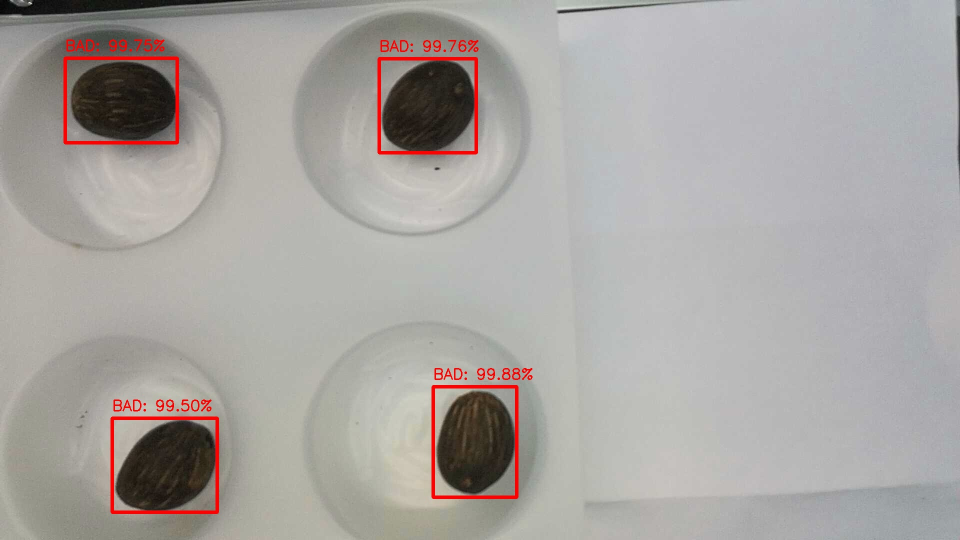
#> input picture PI_SEGP/bbox_141_0.jpg, 1920 x 1080 px (shown at 1/2 size)
$ python -i preprocess.py   (imports and definitions only)
#> lines starting #> are read from the running program, lines starting #| are printed output that depends on the picture; after the words box and inside, x2 and y2 are one past the last pixel; in counts of white or black regions, pixels touching at a corner belong together
'''
# This file is provided by our supervisor, Dr Iman Yi Liao.
'''

import cv2
import numpy as np
from utils.const import *
from utils.seed_io import display_resized_image


# [32 lines left out: functions get_mask_withRGB, pre_process2, not called in this run]


def get_mask(image, filename=None):
    """
    Function for image pre-processing
    Parameters:
        path : str, Image path.
        display : bool, default=False, Display seed mask.

    Returns:
        seed_mask : ndarray, Seed mask for image segmentation.
    """
    kernel15 = cv2.getStructuringElement(cv2.MORPH_RECT, (15, 15))
    #kernel21 = cv2.getStructuringElement(cv2.MORPH_RECT, (21, 21))

    # Convert image to HSV
    image_hsv = cv2.cvtColor(image, cv2.COLOR_RGB2HSV)
#> image_hsv: shape (1080, 1920, 3); mean H, S, V 44.2, 17, 170.3

    # Get seed part 1
    # Otsu's thresholding on saturation channel
    _, seed_part_1_otsu = cv2.threshold(image_hsv[:,:,1], 0, 255, cv2.THRESH_BINARY + cv2.THRESH_OTSU)
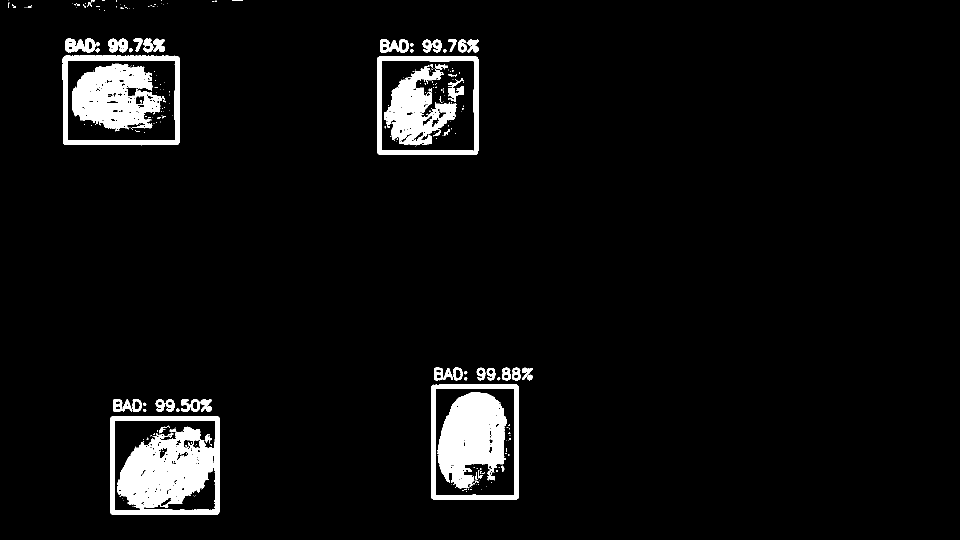
#> seed_part_1_otsu: shape (1080, 1920) (shown at 1/2 size); 5.1% white; 279 white regions (215 under 20 px), largest, box (x1, y1, x2, y2) and area: (234, 853, 428, 1018) 20055, (875, 784, 1014, 977) 18498, (144, 127, 323, 263) 15717

    # Morphological closing to get main seed parts
    seed_part_1_closing = cv2.morphologyEx(seed_part_1_otsu, cv2.MORPH_CLOSE, kernel15)
#> seed_part_1_closing: shape (1080, 1920); 7% white; 16 white regions (5 under 20 px), largest, box (x1, y1, x2, y2) and area: (220, 798, 439, 1029) 38920, (862, 735, 1066, 999) 36165, (125, 77, 359, 291) 35458

    # Get seed part 2
    # Morphological dilation on value channel
    seed_part_2_dilated = cv2.dilate(image_hsv[:,:,2], kernel15)
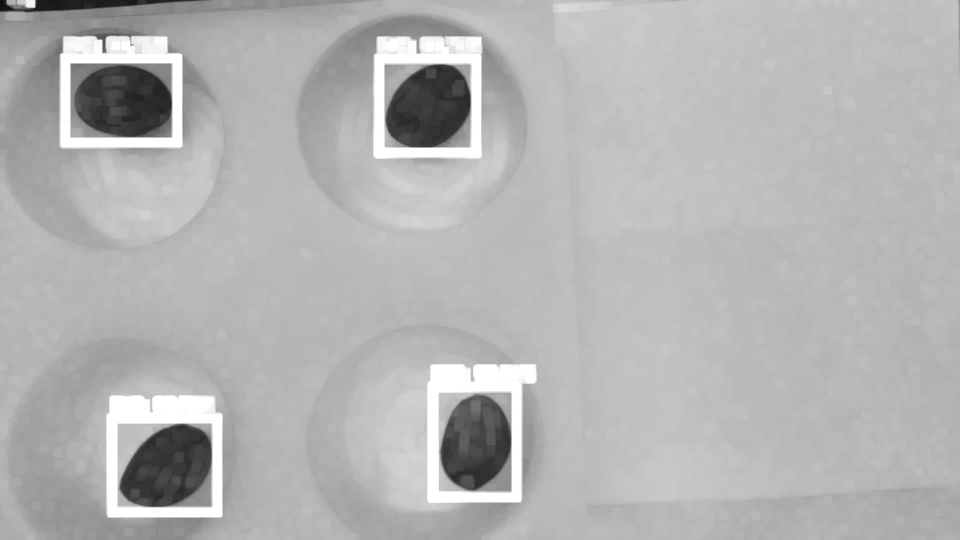
#> seed_part_2_dilated: shape (1080, 1920) (shown at 1/2 size); min 13, max 255, mean 179.7

    # Gaussian blur to smoothen image
    seed_part_2_gaussian = cv2.GaussianBlur(seed_part_2_dilated, (15, 15), 0)

    # Compute difference to get edges
    seed_part_2_diff = cv2.absdiff(image_hsv[:,:,2], seed_part_2_gaussian)
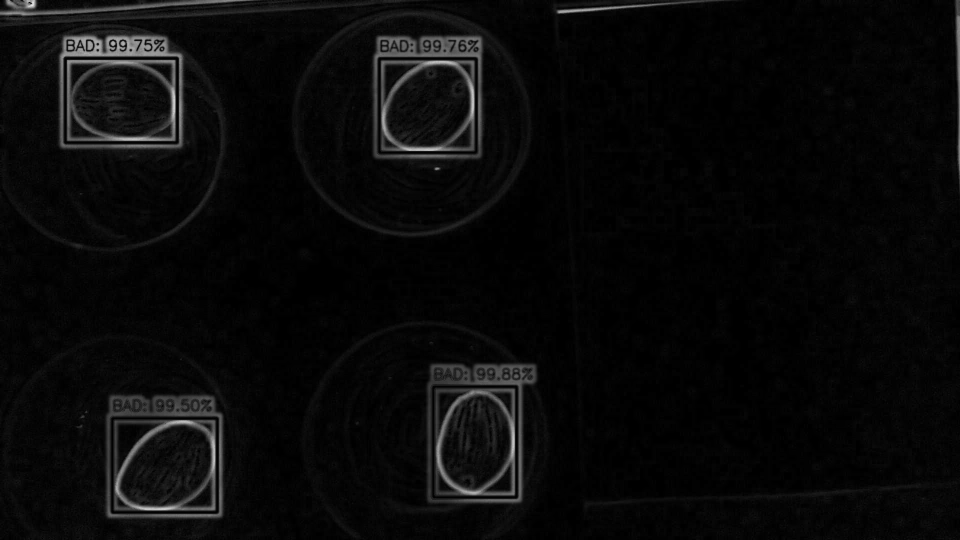
#> seed_part_2_diff: shape (1080, 1920) (shown at 1/2 size); min 0, max 234, mean 9.4

    # Otsu's thresholding to get clear edges
    _, seed_part_2_otsu = cv2.threshold(seed_part_2_diff, 0, 255, cv2.THRESH_BINARY + cv2.THRESH_OTSU)
#> seed_part_2_otsu: shape (1080, 1920); 4.6% white; 154 white regions (128 under 20 px), largest, box (x1, y1, x2, y2) and area: (118, 68, 368, 298) 13368, (747, 71, 965, 318) 11759, (212, 791, 446, 1036) 10314

    # Get seed part 3
    # Canny edge detection
    seed_part_3_canny = cv2.Canny(image_hsv[:,:,1], 100, 200)
#> seed_part_3_canny: shape (1080, 1920); 0.84% white in thin lines or dots, all inside (x1, y1, x2, y2) = (14, 0, 1066, 1029)

    # Morphological closing to get main seed parts
    seed_part_3_closing = cv2.morphologyEx(seed_part_3_canny, cv2.MORPH_CLOSE, kernel15)
#> seed_part_3_closing: shape (1080, 1920); 4.2% white; 24 white regions (4 under 20 px), largest, box (x1, y1, x2, y2) and area: (126, 77, 359, 290) 26219, (220, 798, 439, 1029) 21942, (862, 735, 1066, 999) 18522

    # Combine seed parts
    seed_combined = np.clip(seed_part_1_otsu + seed_part_1_closing + seed_part_2_otsu + seed_part_3_closing, 0, 255)

    # Morphological closing to get main seed parts
    seed_closing = cv2.morphologyEx(seed_combined, cv2.MORPH_CLOSE, kernel15)
    #seed_closing = seed_combined

    # Fill holes from point (0, 0)
    mask_fill_holes = np.zeros((seed_closing.shape[0] + 2, seed_closing.shape[1] + 2), np.uint8)
    seed_fill = seed_closing.copy()
    cv2.floodFill(seed_fill, mask_fill_holes, (0, 0), 255)
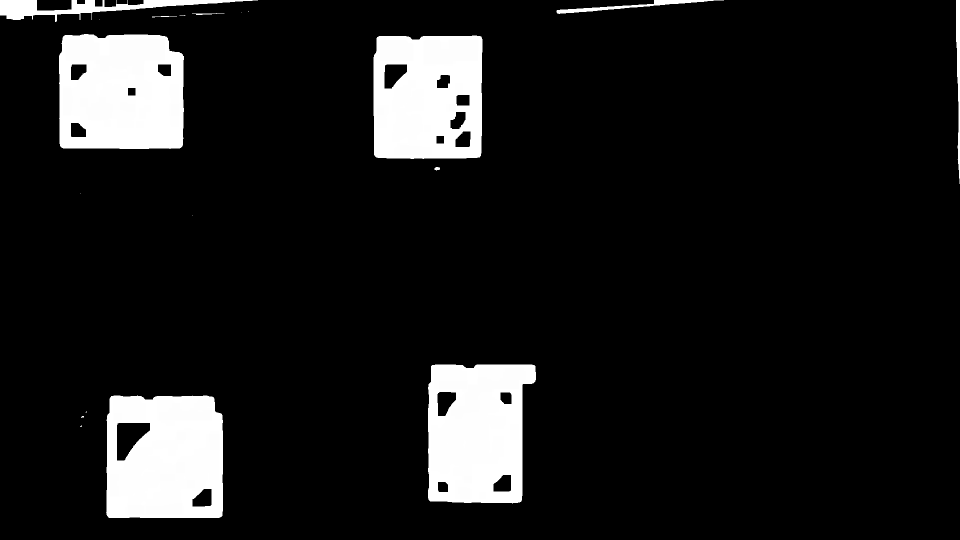
#> seed_fill: shape (1080, 1920) (shown at 1/2 size); min 0, max 255, mean 26.2

    # Invert floodfilled image
    seed_fill_inv = ~seed_fill
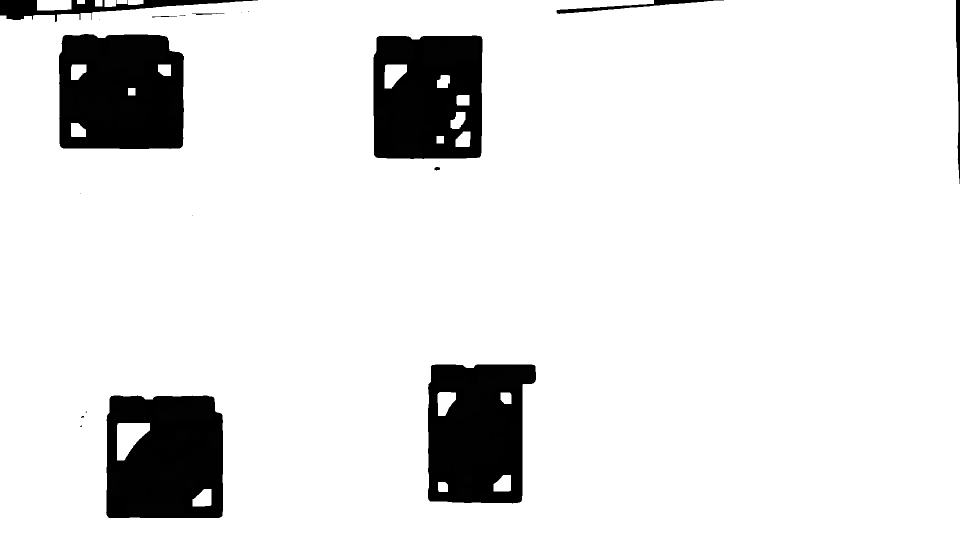
#> seed_fill_inv: shape (1080, 1920) (shown at 1/2 size); min 0, max 255, mean 228.8

    # Combine the two images to get the foreground.
    seed_mask = seed_closing | seed_fill_inv
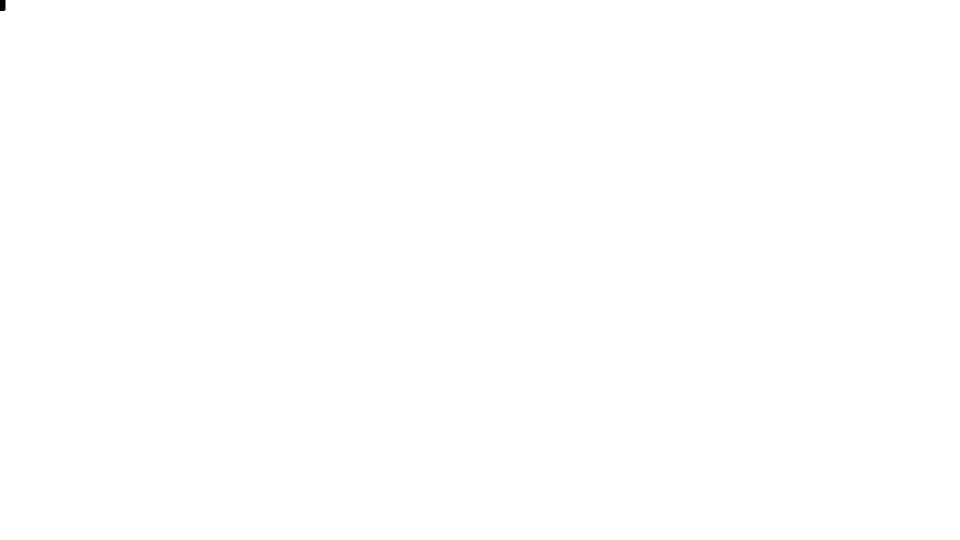
#> seed_mask: shape (1080, 1920) (shown at 1/2 size); 100% white; 1 black region, box (x1, y1, x2, y2) and area: (0, 0, 11, 22) 239
    seed_mask = cv2.morphologyEx(seed_mask, cv2.MORPH_OPEN, kernel15)
    #seed_mask = cv2.morphologyEx(seed_mask, cv2.MORPH_OPEN, kernel21)

    seed_part_1_closing = np.expand_dims(seed_part_1_closing, axis=2)
    seed_part_2_otsu = np.expand_dims(seed_part_2_otsu, axis=2)
    seed_part_3_closing = np.expand_dims(seed_part_3_closing, axis=2)
    seed_mask_channels = np.concatenate((seed_part_1_closing, seed_part_2_otsu, seed_part_3_closing), axis=2)
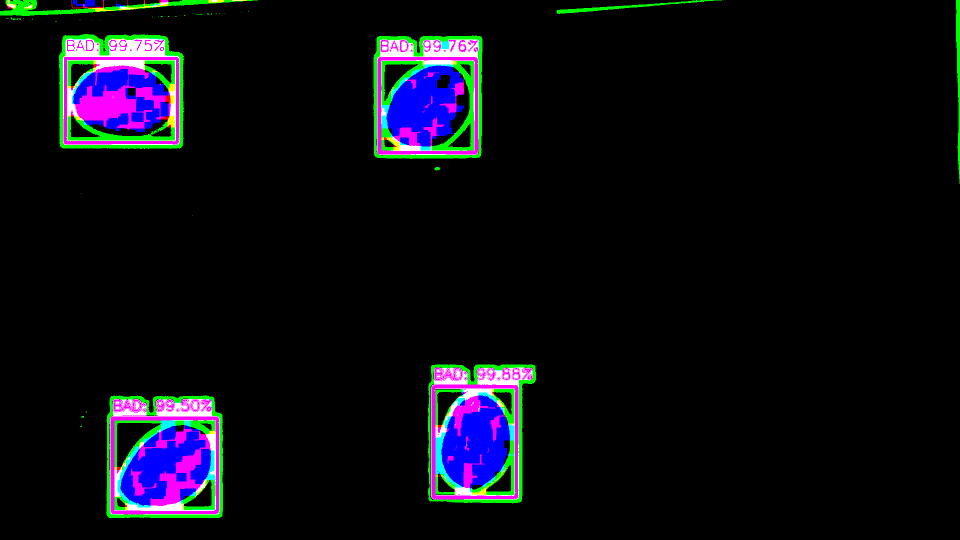
#> seed_mask_channels: shape (1080, 1920, 3) (shown at 1/2 size); mean of channels 0, 1, 2 17.7, 11.7, 10.6; drawn as B, G, R

    return seed_mask, seed_mask_channels
    #return seed_part_2_otsu, seed_mask_channels

'''
def get_mask(image, filename=None):
    # obtain mask from RGB image
    # mask_RGB = get_mask_withRGB(image)

    kernel15 = cv2.getStructuringElement(cv2.MORPH_RECT, (15, 15))
    kernel21 = cv2.getStructuringElement(cv2.MORPH_RECT, (21, 21))

    # Convert image to HSV
    image_hsv = cv2.cvtColor(image, cv2.COLOR_RGB2HSV)
    #########for debug only############
    if filename is None:
        filename = ''
    display_resized_image(image_hsv[:,:,0], IMAGE_RESIZE_SCALE_PERCENTAGE, img_title=filename + '_' + 'Hue' + '.jpg', save2file=True)
    ###################################

    #########for debug only############
    display_resized_image(image_hsv[:,:,1], IMAGE_RESIZE_SCALE_PERCENTAGE, img_title=filename + '_' + 'Saturation' + '.jpg', save2file=True)
    ###################################

    #########for debug only############
    display_resized_image(image_hsv[:,:,2], IMAGE_RESIZE_SCALE_PERCENTAGE, img_title=filename + '_' + 'Value' + '.jpg', save2file=True)
    ###################################

    # Get seed part 1
    # Otsu's thresholding on saturation channel
    _, seed_part_1_otsu = cv2.threshold(image_hsv[:,:,1], 0, 255, cv2.THRESH_BINARY + cv2.THRESH_OTSU)

    #########for debug only############
    display_resized_image(seed_part_1_otsu, IMAGE_RESIZE_SCALE_PERCENTAGE, img_title=filename + '_' + 'seed_part_1_otsu' + '.jpg', save2file=True)
    ###################################

    # Morphological closing to get main seed parts
    seed_part_1_closing = cv2.morphologyEx(seed_part_1_otsu, cv2.MORPH_CLOSE, kernel15)

    #########for debug only############
    display_resized_image(seed_part_1_closing, IMAGE_RESIZE_SCALE_PERCENTAGE, img_title=filename + '_' + 'seed_part_1_closing' + '.jpg', save2file=True)
    ###################################

    # Get seed part 2
    # Morphological dilation on value channel
    seed_part_2_dilated = cv2.dilate(image_hsv[:,:,2], kernel15)
    #########for debug only############
    display_resized_image(seed_part_2_dilated, IMAGE_RESIZE_SCALE_PERCENTAGE, img_title=filename + '_' + 'seed_part_2_dilated' + '.jpg', save2file=True)
    ###################################

    # Gaussian blur to smoothen image
    seed_part_2_gaussian = cv2.GaussianBlur(seed_part_2_dilated, (15, 15), 0)
    #########for debug only############
    display_resized_image(seed_part_2_gaussian, IMAGE_RESIZE_SCALE_PERCENTAGE, img_title=filename + '_' + 'seed_part_2_gaussian' + '.jpg', save2file=True)
    ###################################

    # Compute difference to get edges
    seed_part_2_diff = cv2.absdiff(image_hsv[:,:,2], seed_part_2_gaussian)
    #########for debug only############
    display_resized_image(seed_part_2_diff, IMAGE_RESIZE_SCALE_PERCENTAGE, img_title=filename + '_' + 'seed_part_2_diff' + '.jpg', save2file=True)
    ###################################

    # Otsu's thresholding to get clear edges
    _, seed_part_2_otsu = cv2.threshold(seed_part_2_diff, 0, 255, cv2.THRESH_BINARY + cv2.THRESH_OTSU)
    #########for debug only############
    display_resized_image(seed_part_2_otsu, IMAGE_RESIZE_SCALE_PERCENTAGE, img_title=filename + '_' + 'seed_part_2_otsu' + '.jpg', save2file=True)
    ###################################

    # Get seed part 3
    # Canny edge detection
    seed_part_3_canny = cv2.Canny(image_hsv[:,:,1], 100, 200)
    #########for debug only############
    display_resized_image(seed_part_3_canny, IMAGE_RESIZE_SCALE_PERCENTAGE, img_title=filename + '_' + 'seed_part_3_canny' + '.jpg', save2file=True)
    ###################################

    # Morphological closing to get main seed parts
    seed_part_3_closing = cv2.morphologyEx(seed_part_3_canny, cv2.MORPH_CLOSE, kernel15)
    #########for debug only############
    display_resized_image(seed_part_3_closing, IMAGE_RESIZE_SCALE_PERCENTAGE, img_title=filename + '_' + 'seed_part_3_closing' + '.jpg', save2file=True)
    ###################################

    # Combine seed parts
    seed_combined = np.clip(seed_part_1_otsu + seed_part_1_closing + seed_part_2_otsu + seed_part_3_closing, 0, 255)
    #########for debug only############
    display_resized_image(seed_combined, IMAGE_RESIZE_SCALE_PERCENTAGE, img_title=filename + '_' + 'seed_combined' + '.jpg', save2file=True)
    ###################################

    # Morphological closing to get main seed parts
    seed_closing = cv2.morphologyEx(seed_combined, cv2.MORPH_CLOSE, kernel15)
    #seed_closing = seed_combined
    #########for debug only############
    display_resized_image(seed_closing, IMAGE_RESIZE_SCALE_PERCENTAGE, img_title=filename + '_'+ 'seed_closing' + '.jpg', save2file=True)
    ###################################

    # Fill holes from point (0, 0)
    mask_fill_holes = np.zeros((seed_closing.shape[0] + 2, seed_closing.shape[1] + 2), np.uint8)
    seed_fill = seed_closing.copy()
    cv2.floodFill(seed_fill, mask_fill_holes, (0, 0), 255)
    #########for debug only############
    display_resized_image(seed_fill, IMAGE_RESIZE_SCALE_PERCENTAGE, img_title=filename + '_' + 'seed_fill' + '.jpg', save2file=True)
    ###################################

    # Invert floodfilled image
    seed_fill_inv = ~seed_fill
    #########for debug only############
    display_resized_image(seed_fill_inv, IMAGE_RESIZE_SCALE_PERCENTAGE, img_title=filename + '_' + 'seed_fill_inv' + '.jpg', save2file=True)
    ###################################

    # Combine the two images to get the foreground.
    #seed_mask = (seed_closing | seed_fill_inv) | mask_RGB
    seed_mask = (seed_closing | seed_fill_inv)
    seed_mask = cv2.morphologyEx(seed_mask, cv2.MORPH_OPEN, kernel15)
    #seed_mask = cv2.morphologyEx(seed_mask, cv2.MORPH_OPEN, kernel21)
    #########for debug only############
    display_resized_image(seed_mask, IMAGE_RESIZE_SCALE_PERCENTAGE, img_title=filename + '_' + 'seed_mask' + '.jpg', save2file=True)
    ###################################

    seed_part_1_closing = np.expand_dims(seed_part_1_closing, axis=2)
    seed_part_2_otsu = np.expand_dims(seed_part_2_otsu, axis=2)
    seed_part_3_closing = np.expand_dims(seed_part_3_closing, axis=2)
    seed_mask_channels = np.concatenate((seed_part_1_closing, seed_part_2_otsu, seed_part_3_closing), axis=2)

    return seed_mask, seed_mask_channels
'''

# [12 lines left out: function pre_process, not called in this run]

>>> import cv2
>>> picture = cv2.cvtColor(cv2.imread('bbox_141_0.jpg'), cv2.COLOR_BGR2RGB)
>>> result = get_mask(picture)
